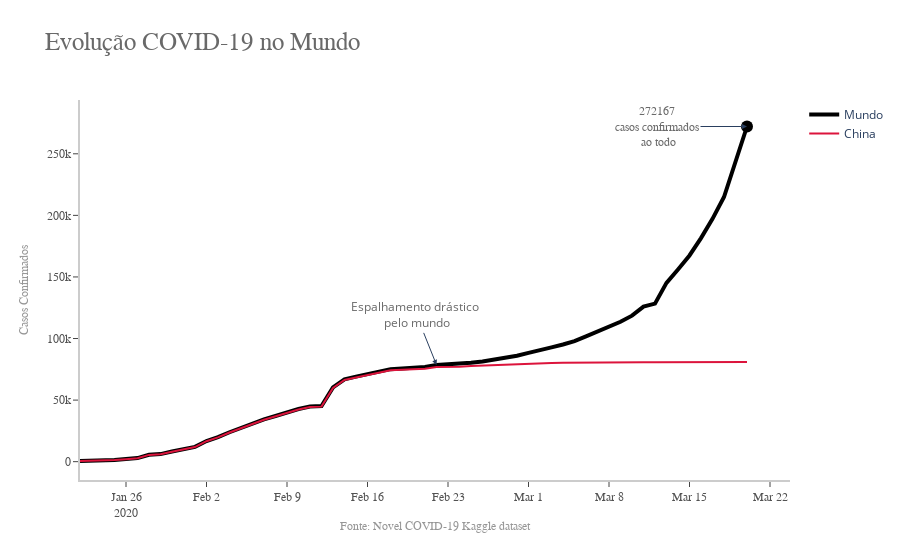

Notebook code for this chart:
### Code cell
# Evolução COVID-19 no mundo
fig = go.Figure()

# Criando linha - Casos confirmados ao longo do mundo
trace0 = go.Scatter(
    x=corona_sum['last_update'],
    y=corona_sum['confirmed'],
    line=dict(
        color='black',
        width=4
    ),
    name='Mundo',
    hovertemplate =
    '<b>Casos</b>: %{y}'+
    '<br><b>Data</b>: %{x}<br>'
)

# Criando linha - Casos confirmados na China
trace1 = go.Scatter(
    x=china_sum['last_update'],
    y=china_sum['confirmed'],
    line=dict(
        color='crimson',
        width=2
    ),
    name='China',
    hovertemplate =
    '<b>Casos</b>: %{y}'+
    '<br><b>Data</b>: %{x}<br>'
)

# Criando ponto específico
trace2 = go.Scatter(
    x=corona_sum['last_update'][-1:],
    y=corona_sum['confirmed'][-1:],
    mode='markers',
    marker=dict(
        color='black',
        size=12
    ),
    showlegend=False,
    hovertemplate =
    '<b>Casos</b>: %{y}'+
    '<br><b>Data</b>: %{x}<br>'
)

# Adicionando traços às figuras
fig.add_trace(trace0)
fig.add_trace(trace1)
fig.add_trace(trace2)

# Formatando layout da plotagem
fig.update_layout(
    
    # Eixo x
    xaxis=dict(
        showline=True,
        showgrid=False,
        showticklabels=True,
        linecolor='rgb(204, 204, 204)',
        linewidth=2,
        ticks='outside',
        tickfont=dict(
            family='Raleway, sans-serif',
            size=12,
            color='rgb(82, 82, 82)',
        ),
    ),
    
    # Eixo y
    yaxis=dict(
        showgrid=True,
        zeroline=True,
        showline=True,
        showticklabels=True,
        linecolor='rgb(204, 204, 204)',
        linewidth=2,
        ticks='outside',
        tickfont=dict(
            family='Raleway, sans-serif',
            size=12,
            color='rgb(82, 82, 82)',
        ),
    ),  
    showlegend=True,
    plot_bgcolor='white',
    
    # Título do gráfico
    title=dict(
        text='Evolução COVID-19 no Mundo',
        font=dict(
            family='Franklin Gothic',
            size=25,
            color='dimgrey'
        )
    ),
    
    # Título do eixo y
    yaxis_title=dict(
        text='Casos Confirmados',
        font=dict(
            family='Raleway, sans-serif',
            size=12,
            color='rgb(150,150,150)'
        )
    )
)

# Criando anotações
annotations = []
annotations.append(
    dict(
        xref='paper', 
        yref='paper', 
        x=0.5, 
        y=-0.1,
        xanchor='center', 
        yanchor='top',
        text='Fonte: <a href=https://www.kaggle.com/sudalairajkumar/novel-corona-virus-2019-dataset>' +
                                   'Novel COVID-19 Kaggle dataset</a>',
        font=dict(
            family='Raleway, sans-serif',
            size=12,
            color='rgb(150,150,150)'
        ),
        showarrow=False
    )
)

annotations.append(
    dict(
        x=corona_sum['last_update'][31],
        y=corona_sum['confirmed'][31],
        xref='x',
        yref='y',
        text='Espalhamento drástico <br>pelo mundo',
        ax=-20,
        ay=-50,
        showarrow=True,
        arrowhead=2,
        font=dict(
            color='dimgrey'
        )
    )
)

annotations.append(
    dict(
        x=corona_sum['last_update'][len(corona_sum)-1],
        y=corona_sum['confirmed'][len(corona_sum)-1],
        xref='x',
        yref='y',
        text=f'{int(corona_sum["confirmed"].max())}' + 
                '<br>casos confirmados<br> ao todo',
        ax=-90,
        ay=0,
        showarrow=True,
        arrowhead=2,
        font=dict(
            family='Raleway, sans-serif',
            color='dimgrey'
        )
    )
)
 
fig.update_layout(annotations=annotations)
fig.show()

### Figure 1 — Plotly figure (JSON) as saved in the notebook; plotly's stock layout.template omitted (floating-point values rounded to 4 significant figures)
{"data": [{"hovertemplate": "<b>Casos</b>: %{y}<br><b>Data</b>: %{x}<br>", "line": {"color": "black", "width": 4}, "name": "Mundo", "type": "scatter", "x": ["2020-01-22", "2020-01-23", "2020-01-24", "2020-01-25", "2020-01-26", "2020-01-27", "2020-01-28", "2020-01-29", "2020-01-30", "2020-01-31", "2020-02-01", "2020-02-02", "2020-02-03", "2020-02-04", "2020-02-05", "2020-02-06", "2020-02-07", "2020-02-08", "2020-02-09", "2020-02-10", "2020-02-11", "2020-02-12", "2020-02-13", "2020-02-14", "2020-02-15", "2020-02-16", "2020-02-17", "2020-02-18", "2020-02-19", "2020-02-20", "2020-02-21", "2020-02-22", "2020-02-23", "2020-02-24", "2020-02-25", "2020-02-26", "2020-02-27", "2020-02-28", "2020-02-29", "2020-03-01", "2020-03-02", "2020-03-03", "2020-03-04", "2020-03-05", "2020-03-06", "2020-03-07", "2020-03-08", "2020-03-09", "2020-03-10", "2020-03-11", "2020-03-12", "2020-03-13", "2020-03-14", "2020-03-15", "2020-03-16", "2020-03-17", "2020-03-18", "2020-03-19", "2020-03-20"], "y": [555, 653, 941, 1438, 2118, 2927, 5578, 6165, 8235, 9925, 12038, 16787, 19881, 23892, 27636, 30818, 34392, 37121, 40151, 42763, 44803, 45222, 60370, 66887, 69032, 71226, 73260, 75138, 75641, 76199, 76843, 78599, 78985, 79570, 80415, 81397, 82756, 84124, 86013, 88371, 90309, 92844, 95124, 97886, 101800, 105836, 109835, 113582, 118582, 125865, 128343, 145193, 156099, 167447, 181546, 197168, 214915, 242713, 272167]}, {"hovertemplate": "<b>Casos</b>: %{y}<br><b>Data</b>: %{x}<br>", "line": {"color": "crimson", "width": 2}, "name": "China", "type": "scatter", "x": ["2020-01-22", "2020-01-23", "2020-01-24", "2020-01-25", "2020-01-26", "2020-01-27", "2020-01-28", "2020-01-29", "2020-01-30", "2020-01-31", "2020-02-01", "2020-02-02", "2020-02-03", "2020-02-04", "2020-02-05", "2020-02-06", "2020-02-07", "2020-02-08", "2020-02-09", "2020-02-10", "2020-02-11", "2020-02-12", "2020-02-13", "2020-02-14", "2020-02-15", "2020-02-16", "2020-02-17", "2020-02-18", "2020-02-19", "2020-02-20", "2020-02-21", "2020-02-22", "2020-02-23", "2020-02-24", "2020-02-25", "2020-02-26", "2020-02-27", "2020-02-28", "2020-02-29", "2020-03-01", "2020-03-02", "2020-03-03", "2020-03-04", "2020-03-05", "2020-03-06", "2020-03-07", "2020-03-08", "2020-03-09", "2020-03-10", "2020-03-11", "2020-03-12", "2020-03-13", "2020-03-14", "2020-03-15", "2020-03-16", "2020-03-17", "2020-03-18", "2020-03-19", "2020-03-20"], "y": [547, 639, 916, 1399, 2062, 2863, 5494, 6070, 8124, 9783, 11871, 16607, 19693, 23680, 27409, 30553, 34075, 36778, 39790, 42306, 44327, 44699, 59832, 66292, 68347, 70446, 72364, 74139, 74546, 74999, 75472, 76922, 76938, 77152, 77660, 78065, 78498, 78824, 79251, 79826, 80026, 80151, 80271, 80422, 80573, 80652, 80699, 80735, 80757, 80785, 80793, 80801, 80827, 80848, 80867, 80884, 80906, 80931, 80977]}, {"hovertemplate": "<b>Casos</b>: %{y}<br><b>Data</b>: %{x}<br>", "marker": {"color": "black", "size": 12}, "mode": "markers", "showlegend": false, "type": "scatter", "x": ["2020-03-20"], "y": [272167]}], "layout": {"annotations": [{"font": {"color": "rgb(150,150,150)", "family": "Raleway, sans-serif", "size": 12}, "showarrow": false, "text": "Fonte: <a href=https://www.kaggle.com/sudalairajkumar/novel-corona-virus-2019-dataset>Novel COVID-19 Kaggle dataset</a>", "x": 0.5, "xanchor": "center", "xref": "paper", "y": -0.1, "yanchor": "top", "yref": "paper"}, {"arrowhead": 2, "ax": -20, "ay": -50, "font": {"color": "dimgrey"}, "showarrow": true, "text": "Espalhamento drástico <br>pelo mundo", "x": "2020-02-22", "xref": "x", "y": 78599, "yref": "y"}, {"arrowhead": 2, "ax": -90, "ay": 0, "font": {"color": "dimgrey", "family": "Raleway, sans-serif"}, "showarrow": true, "text": "272167<br>casos confirmados<br> ao todo", "x": "2020-03-20", "xref": "x", "y": 272167, "yref": "y"}], "plot_bgcolor": "white", "showlegend": true, "title": {"font": {"color": "dimgrey", "family": "Franklin Gothic", "size": 25}, "text": "Evolução COVID-19 no Mundo"}, "xaxis": {"linecolor": "rgb(204, 204, 204)", "linewidth": 2, "showgrid": false, "showline": true, "showticklabels": true, "tickfont": {"color": "rgb(82, 82, 82)", "family": "Raleway, sans-serif", "size": 12}, "ticks": "outside"}, "yaxis": {"linecolor": "rgb(204, 204, 204)", "linewidth": 2, "showgrid": true, "showline": true, "showticklabels": true, "tickfont": {"color": "rgb(82, 82, 82)", "family": "Raleway, sans-serif", "size": 12}, "ticks": "outside", "title": {"font": {"color": "rgb(150,150,150)", "family": "Raleway, sans-serif", "size": 12}, "text": "Casos Confirmados"}, "zeroline": true}}}
